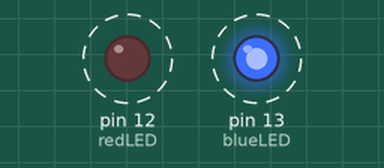
Simulated run of this sketch. Board: Arduino Uno, built with avr-gcc and run on an emulated ATmega328P. Shown: output pins drawn as LEDs (lit = HIGH). Dashed ring = blinking.

Above: at 0.5 s.
Timing chart, 0 to 4.6 s (numbered marks = the images above):
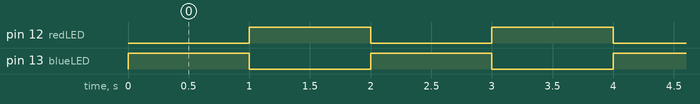

Measured:
- by itself, pin 12 (redLED), pin 13 (blueLED): alternates HIGH for 1.0 s and LOW for 1.0 s

The sketch:

02_01_Licht.ino
```cpp
  const int blueLED = 13; //Blaue LED an Pin 13
  const int redLED = 12; //Rote LED an Pin 12

  void setup() {
    pinMode(blueLED, OUTPUT);
    pinMode(redLED, OUTPUT);

    //LEDs vor Start aus
    digitalWrite(blueLED, LOW);
    digitalWrite(redLED, LOW);
  }

  void loop() {

    digitalWrite(blueLED, HIGH); //Blaue LED leuchtet 1 Sekunde
    digitalWrite(redLED, LOW); //Rote LED ist 1 Sekunde aus
    delay(1000);
    digitalWrite(blueLED, LOW); //Blaue LED ist 1 Sekunde aus
    digitalWrite(redLED, HIGH); //Rote LED leuchtet 1 Sekunde
    delay(1000);

  }
```
